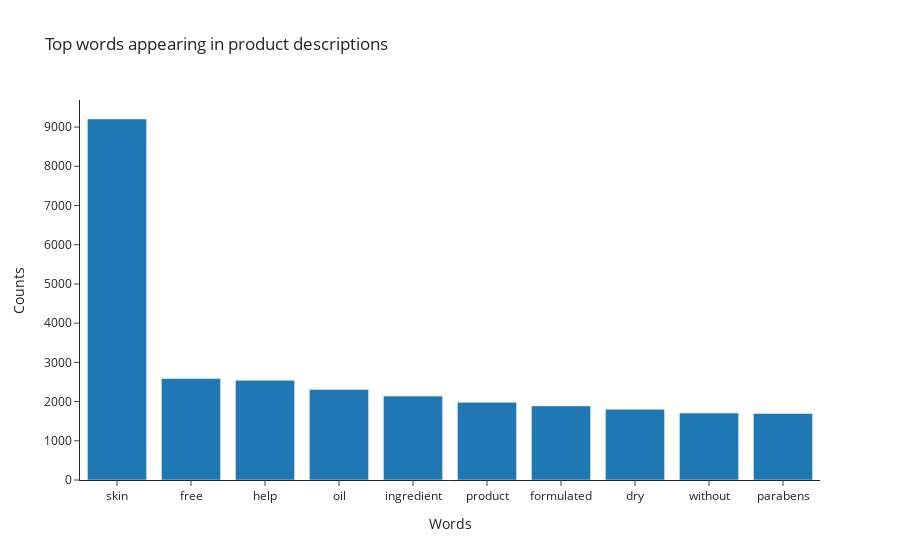

Notebook code cell kept with this figure:
### Code cell
# Plot the top words
fig = px.bar(x = df_words_10.word,
             y = df_words_10.counts,
             labels = {
                 'x' : 'Words',
                 'y' : 'Counts'
             },
             title = 'Top words appearing in product descriptions',
             template = 'simple_white'
)
fig.show()

### Figure 1 — Plotly figure (JSON) as saved in the notebook; plotly's stock layout.template omitted (floating-point values rounded to 4 significant figures)
{"data": [{"alignmentgroup": "True", "hovertemplate": "Words=%{x}<br>Counts=%{y}<extra></extra>", "legendgroup": "", "marker": {"color": "#1F77B4"}, "name": "", "offsetgroup": "", "orientation": "v", "showlegend": false, "textposition": "auto", "type": "bar", "x": ["skin", "free", "help", "oil", "ingredient", "product", "formulated", "dry", "without", "parabens"], "xaxis": "x", "y": [9206, 2590, 2542, 2311, 2139, 1982, 1890, 1804, 1706, 1696], "yaxis": "y"}], "layout": {"barmode": "relative", "legend": {"tracegroupgap": 0}, "title": {"text": "Top words appearing in product descriptions"}, "xaxis": {"anchor": "y", "domain": [0, 1], "title": {"text": "Words"}}, "yaxis": {"anchor": "x", "domain": [0, 1], "title": {"text": "Counts"}}}}
